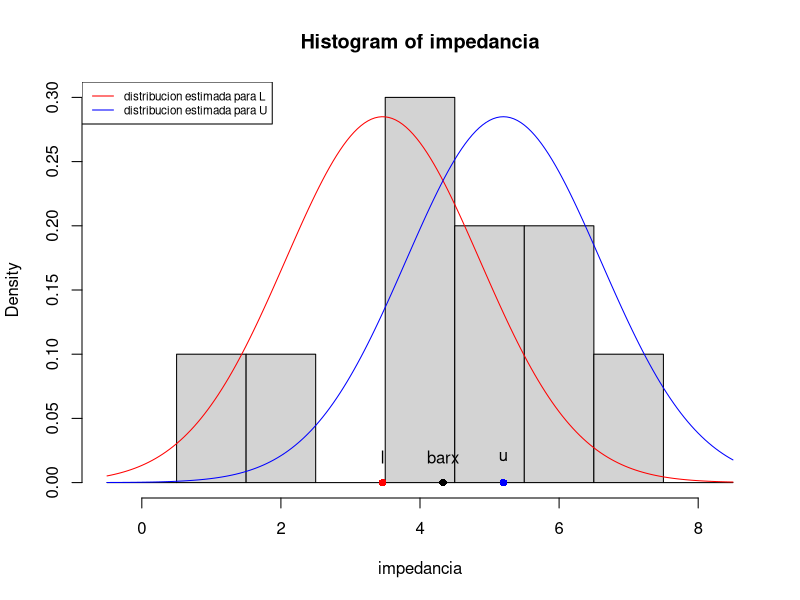
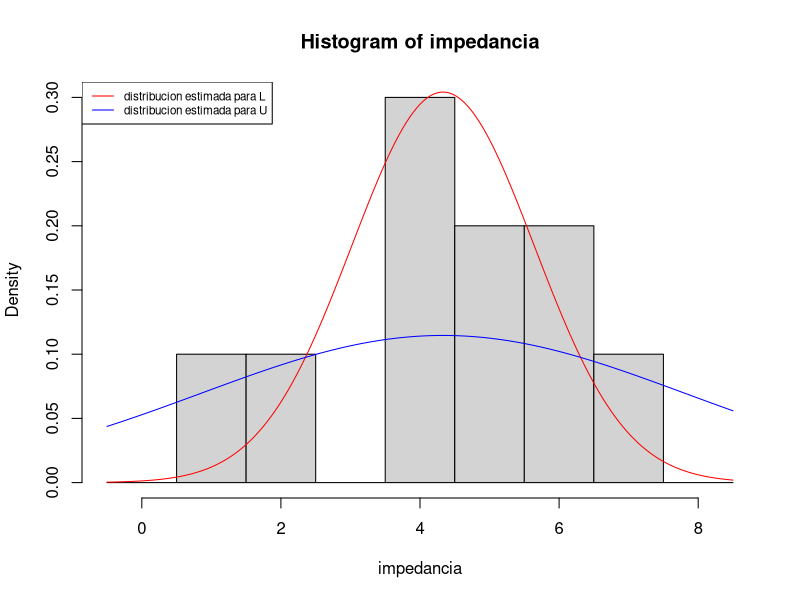

Reproduce these figures in R, in order.
## ---- chunk 1
impedancia <- c(3.5770178, 5.0143659, 3.7070832, 2.2291746, 5.8379677, 6.9030882, 3.8876109, 6.3709878, 5.0670940, 0.7123772)
## ---- chunk 2
barx <- mean(impedancia)
barx
## ---- chunk 3
z0.025 <- qnorm(0.025)
z0.025 
z0.925 <- qnorm(0.925)
z0.925 
## ---- chunk 4
fsup <- 1.959964*1.4/sqrt(10)
fsup
## ---- chunk 5
CI <- c(barx-fsup,barx+fsup)
CI
## ---- chunk 6
#rango de valores observables
x <- seq(-0.5,8.5,0.05)

#histograma de mediciones
hist(impedancia, br=seq(-0.5,8.5), freq=FALSE, col="lightgrey")

#distribucion para L
lines(x,dnorm(x, mean=CI[1], sd=1.4), col="red")

#distribucion para U
lines(x,dnorm(x, mean=CI[2], sd=1.4), col="blue")

legend("topleft",c("distribucion estimada para L", "distribucion estimada para U"), col=c("red","blue"), lty=1, cex=0.7 )

#xbar
points(barx, 0, pch=16)
text(barx, 0.02, "barx")

#l
points(CI[1], 0, pch=16,col="red")
text(CI[1], 0.02, "l")

#u
points(CI[2], 0, pch=16,col="blue")
text(CI[2], 0.02, "u")
## ---- chunk 7
shapiro.test(impedancia)
## ---- chunk 8
library(TeachingDemos) 
z.test(impedancia, sd=1.4)
## ---- chunk 9
t0.025 <- qt(0.025,df=9)
t0.025
t0.975 <- qt(0.975,df=9)
t0.975
## ---- chunk 10
barx <- mean(impedancia)
barx
s <-sd(impedancia)
s
## ---- chunk 11
fsup <- 2.262157*s/sqrt(10)
fsup
CI <- c(barx-fsup,barx+fsup)
CI
## ---- chunk 12
 t.test(impedancia, conf.level = 0.95)
## ---- chunk 13
s<-sd(impedancia)
s^2
## ---- chunk 14
chi0.025 <- qchisq(0.025, df=9)
chi0.025
chi0.975 <- qchisq(0.975, df=9)
chi0.975
## ---- chunk 15
n <- 10
CI<-c(s^2*(n-1)/chi0.975, s^2*(n-1)/chi0.025)
CI
## ---- chunk 16
sigma.test(impedancia)
## ---- chunk 17
x <- seq(-0.5,8.5,0.05)

hist(impedancia, br=seq(-0.5,8.5),freq=FALSE, col="lightgrey")

lines(x,dnorm(x, mean=barx, sd=sqrt(CI[1])), col="red")
lines(x,dnorm(x, mean=barx, sd=sqrt(CI[2])),col="blue")

legend("topleft",c("distribucion estimada para L", "distribucion estimada para U"), col=c("red","blue"), lty=1, cex=0.7 )
